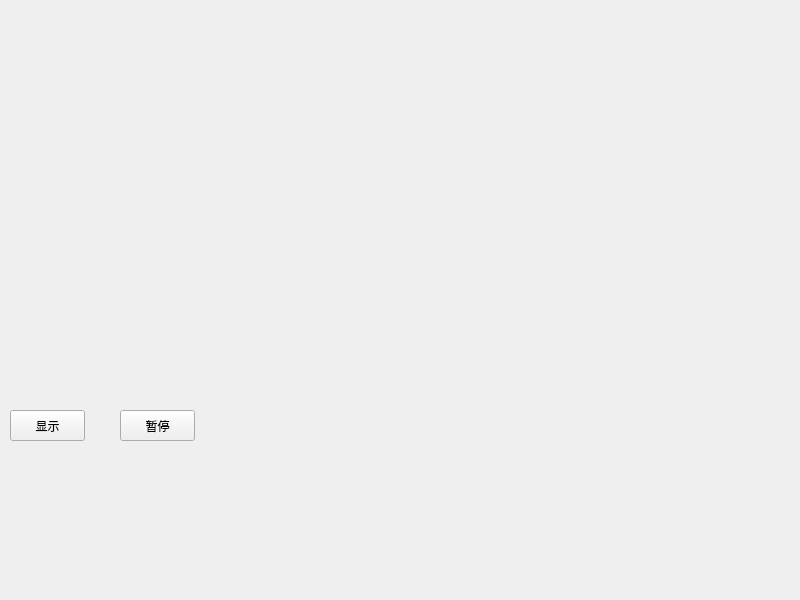
<?xml version="1.0" encoding="UTF-8"?>
<ui version="4.0">
 <class>Widget</class>
 <widget class="QWidget" name="Widget">
  <property name="geometry">
   <rect>
    <x>0</x>
    <y>0</y>
    <width>800</width>
    <height>600</height>
   </rect>
  </property>
  <property name="windowTitle">
   <string>Widget</string>
  </property>
  <widget class="QPushButton" name="stopButton">
   <property name="geometry">
    <rect>
     <x>120</x>
     <y>410</y>
     <width>75</width>
     <height>31</height>
    </rect>
   </property>
   <property name="text">
    <string>暂停</string>
   </property>
  </widget>
  <widget class="QPushButton" name="displayButton">
   <property name="geometry">
    <rect>
     <x>10</x>
     <y>410</y>
     <width>75</width>
     <height>31</height>
    </rect>
   </property>
   <property name="text">
    <string>显示</string>
   </property>
  </widget>
 </widget>
 <resources/>
 <connections/>
</ui>
